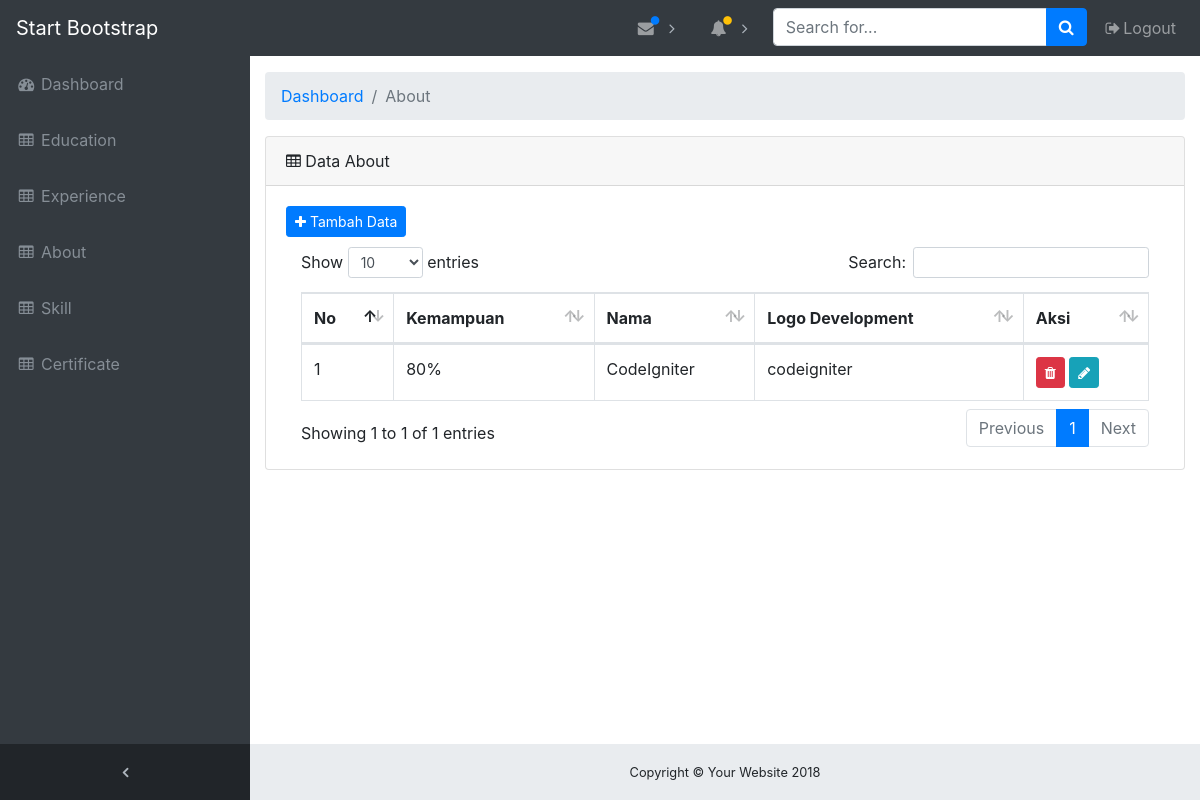
The app's page /index.php/skill with its own data.
### tables this page shows
CREATE TABLE `skill` (
  `id_skill` int(11) NOT NULL,
  `nama` text NOT NULL,
  `log_dev` varchar(50) NOT NULL,
  `kemampuan` varchar(5) NOT NULL
);

### application/controllers/Skill.php (called while the page is built, shortened)
<?php
class Skill extends CI_Controller {
	public function __construct(){
		$this->load->model('m_index');
		$this->load->library('session');
	}
	public function index(){
		$data['tampil'] = $this->m_index->tampil_data('skill')->result_array();
		$this->load->view('admin/skill/index',$data);
	}
}

### index.php (called while the page is built, shortened)
<?php
require_once BASEPATH.'core/CodeIgniter.php';

### application/models/M_index.php (called while the page is built, shortened)
<?php
	class m_index extends CI_Model{
		public function tampil_data($table){
			return $this->db->get_where($table);
		}
	}
 ?>

### application/views/admin/skill/index.php (the view)
<?php
  include "konten/header_admin.php";
 ?>
<?php include "konten/sidebar_admin.php"; ?>
  <div class="content-wrapper">
    <div class="container-fluid">
      <ol class="breadcrumb">
        <li class="breadcrumb-item">
          <a href="<?php echo base_url('Dashboard'); ?>">Dashboard</a>
        </li>
        <li class="breadcrumb-item active">About</li>
      </ol>
      <div class="card mb-3">
        <div class="card-header">
          <i class="fa fa-table"></i> Data About</div>
        <div class="card-body">
          <div class="table-responsive">
            <table class="table table-bordered" id="dataTable" width="100%" cellspacing="0">
              <thead>
                <tr>
                  <th>No</th>
                  <th>Kemampuan</th>
                  <th>Nama</th>
                  <th>Logo Development</th>
                  <th>Aksi</th>
                </tr>
              </thead>
              <?php
                  $no = 1;
                foreach ($tampil as $h) {
               ?>
              <tbody>
                <tr>
                  <td><?php echo $no; ?></td>
                  <td><?php echo $h['kemampuan']; ?></td>
                  <td><?php echo $h['nama']; ?></td>
                  <td><?php echo $h['log_dev']; ?></td>
                  <td><a href="<?php echo base_url('Skill/delete/').$h['id_skill']; ?>" class="btn btn-danger btn-sm"><i class="fa fa-trash"></i></a> <a href="<?php echo base_url('Skill/edit/').$h['id_skill'];  ?>" class="btn btn-info btn-sm"><i class="fa fa-pencil"></i></a></td>
                </tr>
              </tbody>
            <?php $no++; } ?>
        <a href="<?php echo base_url('Skill/add'); ?>" class="btn btn-primary btn-sm" style="margin-bottom: 10px;"><i class="fa fa-plus"></i> Tambah Data</a>
            </table>
          </div>
        </div>
      </div>
    </div>
<?php  include "konten/footer_admin.php"; ?>
  </div>
</body>
</html>

### asset/css/sb-admin.css (style rules this page uses)
html { position: relative; min-height: 100%; }
body { overflow-x: hidden; }
body.sticky-footer { margin-bottom: 56px; }
body.sticky-footer .content-wrapper { min-height: calc(100vh - 56px - 56px); }
body.fixed-nav { padding-top: 56px; }
.content-wrapper { min-height: calc(100vh - 56px); padding-top: 1rem; }
.content-wrapper { overflow-x: hidden; background: white; }
@media (min-width: 992px) { .content-wrapper { margin-left: 250px; } }

### records on screen
skill: kemampuan "80%", nama "CodeIgniter", log_dev "codeigniter"
